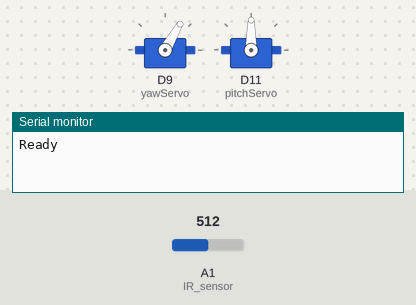
Bench run of a program on a simulated Arduino Uno R4 WiFi. On the bench: 2 × servo, the last lines printed to the serial monitor. The test bench sets the inputs (shaded band); at power-on: A1 (IR_sensor) = 512.

Above: at 0.1 s.
At 17.4 s:
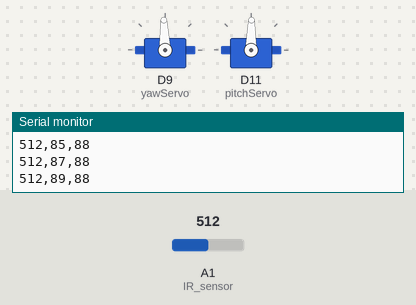
At 26.1 s:
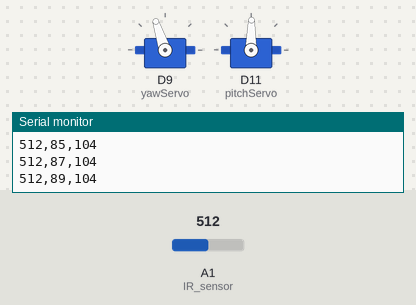
At 34.7 s:
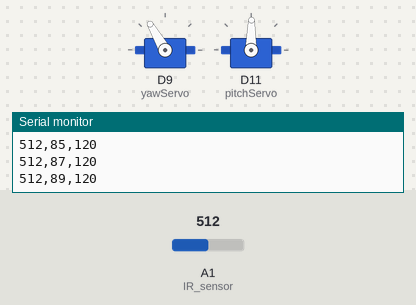
Timing chart, 0 to 36.2 s (numbered marks = the images above):
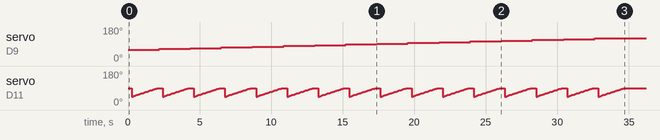

The program:

main.cpp
```cpp
#include <Arduino.h>
#include <Servo.h>
#define servo_pin_1 9
#define servo_pin_2 11
#define pot_pin A0

Servo yawServo;
Servo pitchServo;
unsigned long previousMillis = 0;
float blinkInterval = 300;    // Updated live from the potentiometer
int val = 0;
int yawStart_val = 60;
int yawEnd_val = 120;
int pitchStart_val = 45;
int pitchEnd_val = 90;
int pitchAngle = 0;
int yawAngle = 0;
float readingVal = 0;
const double IR_sensor = A1;

/**
 * @brief reads sensor data
 */
void readData(){
  readingVal = analogRead(IR_sensor);
}

/**
 * @brief send the data over to the python files
 */
void sendData(int yawAngle= -1, int pitchAngle = -1, int readingVal = -1){
  // Sends data to serial port python
  Serial.print(readingVal); Serial.print(",");
  Serial.print(pitchAngle); Serial.print(",");
  Serial.println(yawAngle);
}

/**
 * @brief Pitch is also commonly understood as Tilt
 * Moves pitch from pitchStart to pitchEnd, stoppping at each 2 degree
 * @param pitchStart integers representing the start of the pitch sweep
 * @param pitchEnd integers representing the ends of the pitch sweep
 */
void movePitchServo(int pitchStart, int pitchEnd){
  for (int angle = pitchStart; angle < pitchEnd; angle = angle + 2)
  {
    pitchAngle = angle;
    pitchServo.write(angle);
    readData();
    sendData(yawAngle, pitchAngle, readingVal);
    delay(100);
  }
}

/**
 * @brief Moves servo to the angle. Yaw is understood as Pan.
 * @param angle an integer representing the angle to move to
 */
void moveYawServo(int angle){
  yawAngle = angle;
  yawServo.write(yawAngle);
  delay(250);
}

/**
 * @brief Scans over the object once sweeping across pitch and yaw values
 * it will use sweep over pitch fully then slowly increment yaws until the end
 * @param yawStart integers representing the start of the yaw sweep
 * @param yawEnd integers representing the ends of the yaw sweep
 * @param pitchStart integers representing the start of the pitch sweep
 * @param pitchEnd integers representing the ends of the pitch sweep
 */
void scanOnce(int yawStart, int yawEnd, int pitchStart, int pitchEnd) {
  for (int y = yawStart; y <= yawEnd; y += 4) {
    moveYawServo(y);

    for (int p = pitchStart; p <= pitchEnd; p += 2) {
      pitchAngle = p;
      pitchServo.write(pitchAngle);
      readData();
      sendData(yawAngle, pitchAngle, readingVal);

      delay(80);
    }

    delay(80);
  }
}

/**
 * @brief moves the motors to 0 degrees
 */
void kill(){
  // kill the motor
  yawServo.write(0);
  pitchServo.write(0);
}

/**
 * @brief code that runs on startup,
 */
void setup() {
  // Code that runs on startup
  Serial.begin(115200);
  yawServo.attach(9);
  pitchServo.attach(11);
  pinMode(pot_pin, INPUT_PULLUP);;

  while (!Serial);
  Serial.println("Ready");
  scanOnce(yawStart_val, yawEnd_val, pitchStart_val, pitchEnd_val);
  Serial.println("Done");
}

void loop() {
  // No loops are needed here
}
```
